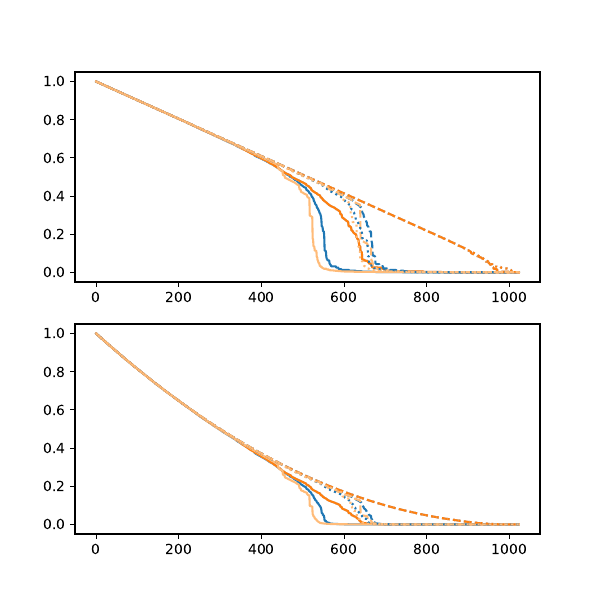

Reproduce this figure in Python.
from SIS import *
from OptiMantle import *
from NetSwitchAlgsMod import *
from collections import namedtuple
from readGraph import read_Graph
import pickle
import sys

np.set_printoptions(precision=1, suppress=True)

graphDef = sys.argv[1]
id1, id2 = sys.argv[2], sys.argv[3]
labels = ["ORG", "ACAS", "GRDY"]
colors = ["tab:blue", "tab:orange", "tab:green"]

Gs = [
    read_Graph("result/{}/SWPC/0.mtx".format(graphDef)),
    read_Graph("result/{}/SWPC/{}.mtx".format(graphDef, id1)),
    read_Graph("result/{}/GRDY/{}.mtx".format(graphDef, id2)),
]
Gs = [ig.Graph.Adjacency(g) for g in Gs]

fig, ax = plt.subplots(2, 1, figsize=(6, 6))

color = mpl.colormaps.get_cmap("tab20")
lss = ["-", "--", ":"]
for graph, glabel, ls in zip(Gs, labels, lss):
    # print(graph, glabel)
    print(glabel)
    G = OptiMantle(graph)
    lcc, con, timelog = G.dismantle(alg="deg-a")
    ax[0].plot(lcc, color=color(0), label="", ls=ls)
    ax[1].plot(con, color=color(0), label="", ls=ls)

    G = OptiMantle(graph)
    lcc, con, timelog = G.dismantle(alg="deg")
    ax[0].plot(lcc, color=color(1 / 20), label="", ls=ls)
    ax[1].plot(con, color=color(1 / 20), label="", ls=ls)

    G = OptiMantle(graph)
    lcc, con, timelog = G.dismantle(alg="betw")
    ax[0].plot(lcc, color=color(2 / 20), label="", ls=ls)
    ax[1].plot(con, color=color(2 / 20), label="", ls=ls)

    G = OptiMantle(graph)
    lcc, con, timelog = G.dismantle(alg="betw-a")
    ax[0].plot(lcc, color=color(3 / 20), label="", ls=ls)
    ax[1].plot(con, color=color(3 / 20), label="", ls=ls)

    # avg = np.zeros((graph.vcount(), 2))
    # maxIter = 100
    # for i in range(maxIter):
    #     G = OptiMantle(graph)
    #     lcc, con, timelog = G.dismantle(alg="rand")
    #     ax[0].plot(lcc, color=color, label="", ls="-.", alpha=1 / maxIter)
    #     ax[1].plot(con, color=color, label="", ls="-.", alpha=1 / maxIter)
    #     avg[:, 0] = avg[:, 0] + 1 / maxIter * lcc
    #     avg[:, 1] = avg[:, 0] + 1 / maxIter * con

    # ax[0].plot(avg[:, 0], color=color, label="", ls="-.")
    # ax[1].plot(avg[:, 1], color=color, label="", ls="-.")

plt.savefig("TestDismantle.pdf", dpi=300)
